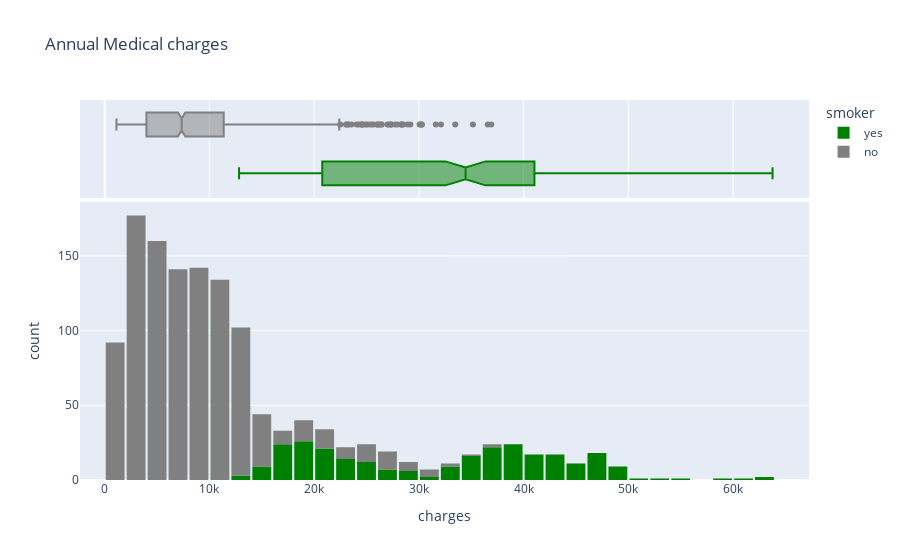

Notebook cell for this chart:
### Code cell
fig=px.histogram(medical_df,
                x='charges',
                color='smoker',
                 marginal='box',
                color_discrete_sequence=['green','grey'],
                title='Annual Medical charges')
fig.update_layout(bargap=0.1)
fig.show()

### Figure 1 — Plotly figure (JSON) as saved in the notebook; plotly's stock layout.template omitted (floating-point values rounded to 4 significant figures; data arrays with more than 128 entries replaced by an {"elided": "..."} marker saying what was removed)
{"data": [{"alignmentgroup": "True", "bingroup": "x", "hovertemplate": "smoker=yes<br>charges=%{x}<br>count=%{y}<extra></extra>", "legendgroup": "yes", "marker": {"color": "green", "pattern": {"shape": ""}}, "name": "yes", "offsetgroup": "yes", "orientation": "v", "showlegend": true, "type": "histogram", "x": {"elided": "274 float values"}, "xaxis": "x", "yaxis": "y"}, {"alignmentgroup": "True", "hovertemplate": "smoker=yes<br>charges=%{x}<extra></extra>", "legendgroup": "yes", "marker": {"color": "green"}, "name": "yes", "notched": true, "offsetgroup": "yes", "showlegend": false, "type": "box", "x": {"elided": "274 float values"}, "xaxis": "x2", "yaxis": "y2"}, {"alignmentgroup": "True", "bingroup": "x", "hovertemplate": "smoker=no<br>charges=%{x}<br>count=%{y}<extra></extra>", "legendgroup": "no", "marker": {"color": "grey", "pattern": {"shape": ""}}, "name": "no", "offsetgroup": "no", "orientation": "v", "showlegend": true, "type": "histogram", "x": {"elided": "1064 float values"}, "xaxis": "x", "yaxis": "y"}, {"alignmentgroup": "True", "hovertemplate": "smoker=no<br>charges=%{x}<extra></extra>", "legendgroup": "no", "marker": {"color": "grey"}, "name": "no", "notched": true, "offsetgroup": "no", "showlegend": false, "type": "box", "x": {"elided": "1064 float values"}, "xaxis": "x2", "yaxis": "y2"}], "layout": {"bargap": 0.1, "barmode": "relative", "legend": {"title": {"text": "smoker"}, "tracegroupgap": 0}, "title": {"text": "Annual Medical charges"}, "xaxis": {"anchor": "y", "domain": [0, 1], "title": {"text": "charges"}}, "xaxis2": {"anchor": "y2", "domain": [0, 1], "matches": "x", "showgrid": true, "showticklabels": false}, "yaxis": {"anchor": "x", "domain": [0, 0.7326], "title": {"text": "count"}}, "yaxis2": {"anchor": "x2", "domain": [0.7426, 1], "matches": "y2", "showgrid": false, "showline": false, "showticklabels": false, "ticks": ""}}}
